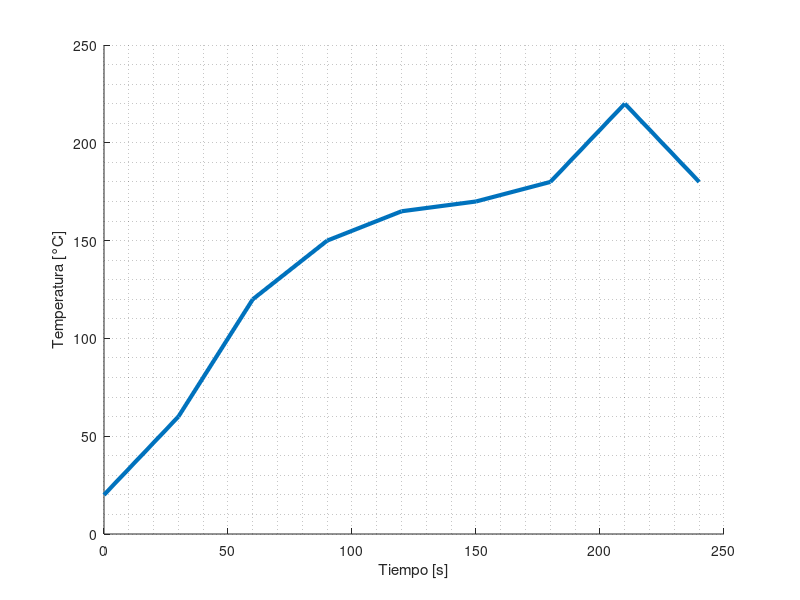
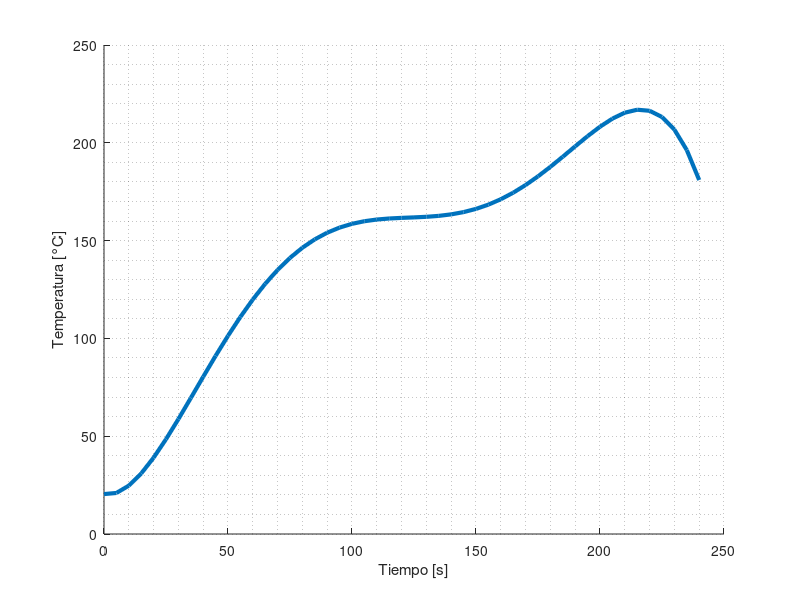

These charts were generated, in order, by the following MATLAB code:
clc
close all
clear all

temp=[20 60 120 150 165 170 180 220 180];
time=[0 30 60 90 120 150 180 210 240];

figure
grid minor on
hold on
plot(time,temp,"Linewidth",3);
xlabel("Tiempo [s]");
ylabel("Temperatura [°C]");

N=5;
t=0:5:240;
p=polyfit(time, temp,N);
figure
grid minor on
hold on
plot(t,polyval(p,t),"Linewidth",3);
xlabel("Tiempo [s]");
ylabel("Temperatura [°C]");

for i=t
	%printf(" %.2f, \r\n",25+polyval(p,i)/2);
	printf(" %.2f, \r\n",polyval(p,i));
endfor



